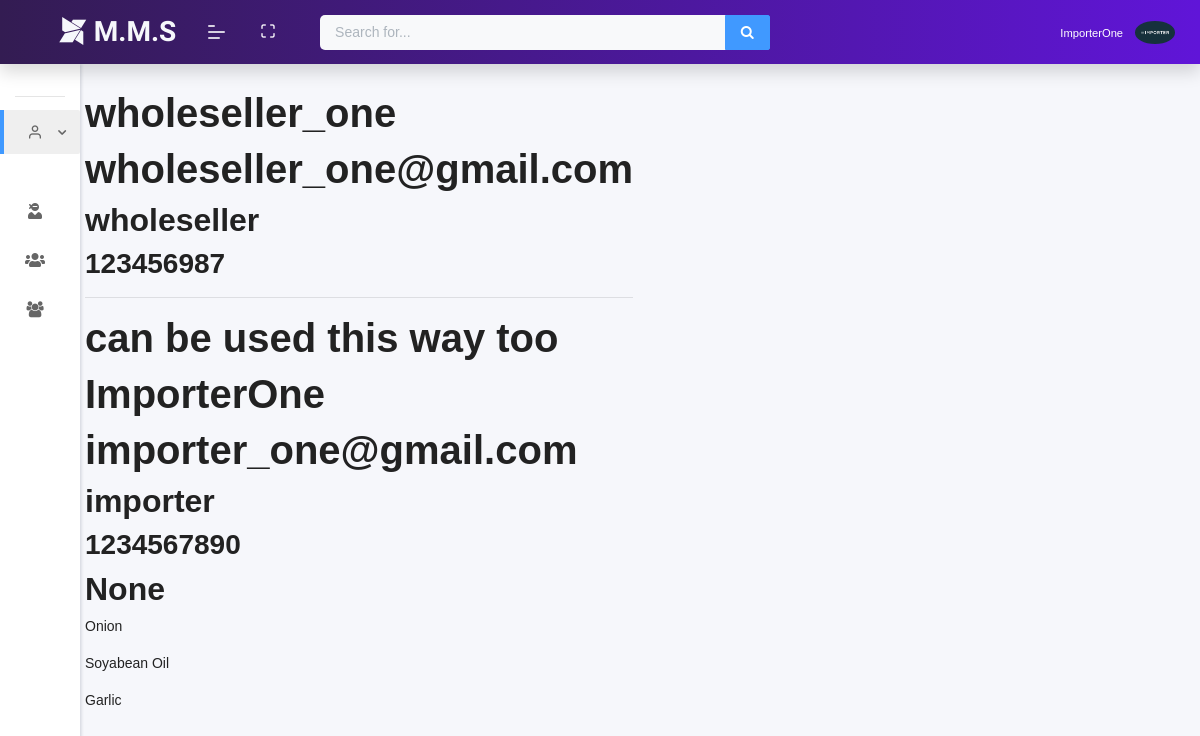
Screenshot of /user/profile/19 (signed in) with the database file from the repository.
### accounts/models.py (models this page shows, shortened)
class User(AbstractUser):
    username = models.CharField(unique=True, max_length=50, error_messages={
        'unique': "A user with that name already exists.",
    })
    email = models.EmailField(unique=True, blank=False, error_messages={
        'unique': "A user with that email already exists."})
    trade_license_no = models.PositiveBigIntegerField(unique=True, null=True, blank=False,
                                                      error_messages={'unique': "A user with that trade license is already exists.",
                                                                      })
    role = models.CharField(choices=ROLE, max_length=15, error_messages={
        'required': "Role must be provided"
    })
    signed_up = models.DateField(default=date.today)
    USERNAME_FIELD = "email"
    REQUIRED_FIELDS = ['username', ]
    objects = UserManager()

class UserProfile(models.Model):
    user = models.OneToOneField(
        User, on_delete=models.CASCADE, primary_key=True)
    image = models.ImageField(blank=True, null=True,
                              default='avatar.png', upload_to='profile_pics')
    division = models.CharField(
        max_length=30, null=True, blank=True)
    district = models.CharField(
        max_length=30, null=True, blank=True)
    upazila = models.CharField(
        max_length=30, null=True, blank=True)
    industry_type = models.CharField(max_length=100, null=True, blank=True)
    objects = UserProfileManager()

### lenden/models.py (models this page shows, shortened)
class Product(models.Model):
    name = models.CharField(max_length=50)
    icon = models.ImageField(default='product.png', upload_to='product_images')

### accounts/views.py (the view)
# urls.py: path('user/profile/<int:id>', UserDetailView.as_view(),
class UserDetailView(DetailView):
    model = User
    template_name = 'accounts/user_profile.html'
    context_object_name = 'user'
    def get_object(self):
        id_ = self.kwargs.get("id")
        return get_object_or_404(User, id=id_)
    def get_context_data(self, **kwargs):
        id_ = self.kwargs.get("id")
        current_user = User.objects.get(id=id_)
        context = super().get_context_data(**kwargs)
        if not current_user.role == '':
            product_from_chalan = Chalan.objects.filter(
                owner=current_user)
            unique_products = Chalan.objects.filter(owner=current_user).order_by(
                'product').values('product').distinct()
            products = []
            for k in unique_products:
                query = Product.objects.get(id=k['product'])
                products.append(query)
            chalans = Chalan.objects.filter(
                owner_id=current_user.id).order_by('-id')[:8]
            pending_sale_record_of_buyer = SellProduct.objects.filter(
                buyer=current_user.trade_license_no, pending=True).order_by('-created_at').count()
            pending_sale_record_of_seller = SellProduct.objects.filter(
                seller=current_user, pending=True).order_by('-created_at').count()
            total_sales = SellProduct.objects.filter(
                seller=current_user).aggregate(Sum('price'))['price__sum']
            if total_sales == None:
                total_sales = 0
            number_of_sellings = SellProduct.objects.filter(
                seller=current_user).count()
            number_of_buyings = SellProduct.objects.filter(
                buyer=current_user.trade_license_no).count()
            if number_of_buyings == None:
                number_of_buyings = 0
            elif number_of_sellings == None:
                number_of_sellings = 0
            number_of_transactions = number_of_buyings + number_of_sellings
            profile = UserProfile.objects.get(user_id=id_)
            context = {
                    'products': products,
                    'profile': profile,
            }
            return context

### templates/accounts/user_profile.html (shortened to what this page needs)
{% extends 'layouts/base.html' %} {% load static %}{% load crispy_forms_filters %}  {% block title %} Profile {% endblock %} {% block content %}
<div class="container">
    <div class="row align-items-stretch">
        <div class="fb-profile">
            {% if request.user.is_authenticated %}
            <div class="fb-profile-text">
                <h1>{{profile.user.username}}</h1>
                <h1>{{ profile.user.email }}</h1>
                <h2>{{profile.user.role}}</h2>
                <h3>{{profile.user.trade_license_no}}</h3>
                <hr>
                <h1 red> can be used this way too</h1>
                <h1>{{request.user.username}}</h1>
                <h1>{{ request.user.email }}</h1>
                <h2>{{request.user.role}}</h2>
                <h3>{{request.user.trade_license_no}}</h3>
                <h2>{{request.user.userprofile.division}}</h2>
            </div>
            {% endif %}
            {% for data in products %}
            <p>{{data.name}}</p>
            {% endfor %}
        </div>
    </div>
</div>
{% endblock %}

### templates/includes/navigation.html (shortened to what this page needs)
{% load static %} {% load notifications_tags %}
<header class="navbar pcoded-header navbar-expand-lg navbar-light headerpos-fixed header-blue shadow">
    <div class="m-header justify-content-center">
        <a title="Menu" class="mobile-menu" id="mobile-collapse" href="#!"><span></span></a>
        <a title="Home" href="{% url 'accounts:home' %}" class="b-brand">
            <h3 style="font-family: 'LANGAR'; margin-bottom: 0; color: #f6f7fb;">
                <i class="fa fa-modx"> </i> M.M.S
            </h3>
        </a>
    </div>
    <div class="collapse navbar-collapse">
        <ul class="navbar-nav mr-auto">
            <li title="Full Scren" class="nav-item">
                <a href="#!" class="full-screen" onclick="javascript:toggleFullScreen()"><i class="feather icon-maximize"></i
        ></a>
            </li>
            <li class="nav-item">
                <form class="d-none d-sm-inline-block form-inline mr-auto ml-md-3 my-2 my-md-0 mw-100 navbar-search" style="width: 450px;">
                    <div class="input-group">
                        <input type="text" class="form-control bg-light border-0 small" placeholder="Search for..." aria-label="Search" aria-describedby="basic-addon2" />
                        <div class="input-group-append">
                            <button title="Search" class="btn btn-primary" type="button">
          <i class="fa fa-search fa-sm"></i>
        </button>
                        </div>
                    </div>
                </form>
            </li>
        </ul>
        <ul class="navbar-nav ml-auto">
                {% notifications_unread as unread_count %}
      <li title="User Menu" class="nav-item dropdown no-arrow">
        <a
          class="nav-link dropdown-toggle"
          href="#"
          id="userDropdown"
          role="button"
          data-toggle="dropdown"
          aria-haspopup="true"
          aria-expanded="false">
          {% if request.user.role == 'importer' or request.user.role == 'wholeseller' or request.user.role == 'retailer' %}
          <span class="mr-2 text-white d-none d-lg-inline text-gray-600 small">{{ request.user.username }}</span>
          {% else %}
          <span class="mr-2 text-white d-none d-lg-inline text-gray-600 small">Admin</span>
          {% endif %}
          <img
            class="img-radius wid-40"
            alt="User-Profile-Image"
            src="{{ request.user.userprofile.image.url }}"
          />
        </a>
      </li>
    </ul>
  </div>
</header>

### static/css/dashboard/dashboard.css (style rules this page uses)
.dropdown.no-arrow .dropdown-toggle::after { display: none; }
.pcoded-header { min-height: 4rem; }
.pcoded-header.header-blue { background: -webkit-gradient( linear, left top, right top, from(#331c52), to(#6015d8) ); background: linear-gradient(to right, #331c52, #6015d8); color: rgba(255, 255, 255, 0.8); }

### rows the page displays
User: user.username "ImporterOne", user.userprofile.image (picture), user.email "importer_one@gmail.com", user.role "importer", user.trade_license_no "1234567890", user.userprofile.division "None"
UserProfile: user.username "wholeseller_one", user.email "wholeseller_one@gmail.com", user.role "wholeseller", user.trade_license_no "123456987"
Product: name "Onion"
Product: name "Soyabean Oil"
Product: name "Garlic"
